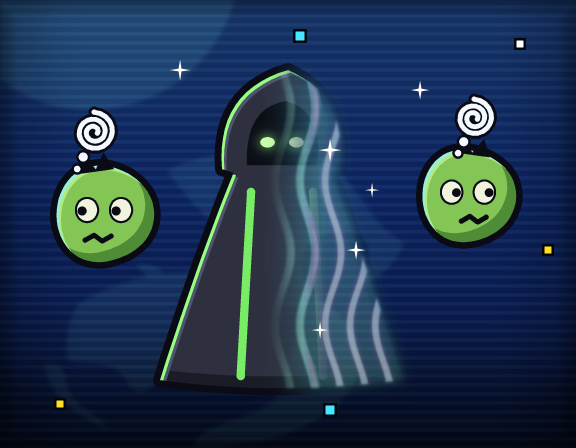
#> input picture source_data/tod_ui_images/_images/i_tod_card2_art_cloak.png, 576 x 448 px
$ python -i gun_bay_icons.py   (imports and definitions only)
#> lines starting #> are read from the running program, lines starting #| are printed output that depends on the picture
### tools/artgen/artgen.py
"""artgen.py - the shared toolkit for SELF-GENERATED 2D art (2026-10-04).

WHY THIS EXISTS. Until 2026-10-04 every image the map needed went out as an art-request zip
(tools/make_art_pack.ps1) and came back as a drop the user had made with another Claude model.
User 2026-10-04: "My typical flow regardless is sending to opus or fable anyways so we could just
update the process where we dont need me in the loop anymore." So the brief is still written
(docs/NN_*_art_prompt.md stays the spec and the record), but the session that writes it also
FULFILS it, with a generator script that lives in the repo - the same doctrine as the gift art,
the arena badge and the health-bar art: generated, reproducible, gated with --check, never
hand-painted.

WHAT IT GIVES A GENERATOR
  render_svg(svg, w, h, ss)       flat vector art (the shipped UI style) through resvg_py, drawn
                                  ss times larger and downsampled (clean anti-aliasing)
  svg_doc(w, h, body, defs)       an <svg> wrapper with a w x h viewBox
  typeset(...) / text_width(...)  the MAP'S OWN TYPEFACE: the glyph-sheet cells TodGlyphRow draws in
                                  game (i_tod_hud_l*.png letters, i_tod_hud_d*.png digits), placed with
                                  the GENERATED TodGlyphMetrics.lua, so baked text matches the HUD
  ttf(size)                       fonts/tod_tower1.ttf (the same face as a TTF, no outline) for PIL
  save_png(im, path)              RGBA, deterministic bytes; refuses a size that is not a multiple of 4
                                  (memory compressed-image-multiple-of-4: the converter writes no .iwi)
  png_bytes(im)                   the bytes save_png would write (for --check gates)
  contact_sheet(rows, out)        a review sheet: each new image beside its reference(s), labelled
  palette(path, k)                the k dominant opaque colours of a shipped image (to match style)

  python tools/artgen/artgen.py --selftest   renders a test icon + a text strip into the scratch dir

Requires: Pillow, numpy, resvg_py (pip install --user resvg_py; a wheel exists for every CPython >= 3.10).
"""
import io, os, re, sys, hashlib

from PIL import Image, ImageDraw, ImageFont

try:
    import resvg_py
except ImportError:  # pragma: no cover - reported at first use, not at import
    resvg_py = None

HERE = os.path.dirname(os.path.abspath(__file__))
ROOT = os.path.dirname(os.path.dirname(HERE))
IMG = os.path.join(ROOT, 'source_data', 'tod_ui_images', '_images')
METRICS = os.path.join(ROOT, 'ui', 'uieditor', 'widgets', 'HUD', 'AetheriumWidgets', 'TodGlyphMetrics.lua')
TTF = os.path.join(ROOT, 'fonts', 'tod_tower1.ttf')
STAGE = os.path.join(ROOT, 'art', 'generated')          # where generators write before an install

TOD_SPACE_ADV, TOD_TRACK = 0.30, 0.055                  # LOCKSTEP TodGlyphRow.lua

# --------------------------------------------------------------------------------------------- svg

# [16 lines left out: functions svg_doc, render_svg, not called in this run]

# ------------------------------------------------------------------------------------------ glyphs

_M = None
_cells = {}


# [18 lines left out: function metrics, not called in this run]


_LETTER_IMG = {'-': 'i_tod_hud_lhyphen', "'": 'i_tod_hud_lapos', '.': 'i_tod_hud_ldot', '$': 'i_tod_hud_lmoney'}
_DIGIT_IMG = {'/': 'i_tod_hud_dslash', '+': 'i_tod_hud_dplus'}


# [77 lines left out: functions _glyph, _cell, text_width, typeset, not called in this run]


def ttf(size):
    """The map's face as a TTF (no outline / extrusion) for plain PIL text."""
    return ImageFont.truetype(TTF, size)

# ------------------------------------------------------------------------------------------ output

# [93 lines left out: functions png_bytes, save_png, stage_dir, shipped, palette, contact_sheet and 1 more, not called in this run]


# [5 lines that do not run on import are left out]

### tools/artgen/packs/gun_bay_icons.py
"""gun_bay_icons.py - PK06: the HUD gun-bay icons the bay was missing (2026-10-04).

THE GAP (tmp/asset_prod/packs/PK06-gun-bay-icons.json). The Necromancer's tier-2 and tier-3
primaries - tod_necro_staff2 "Soul Staff" and tod_necro_staff3 "Crown of the Damned" (+ their EX
forms) - had no gun-bay picture: AetheriumLoadout.lua resolved neither display name, so a promoted
player kept the tier-1 skull, and after a respawn (curCat nil) the bay drew the MR6 PISTOL for as
long as a staff was held. And the Warrior's tier-3 sword was renamed CYBER SWORD and re-modelled
(dark alloy, glowing circuit spine, winged guard, reactor gem, diamond pommel) while its icon stayed
the plain Gold Battle Sword broadsword.

2026-10-05 (wave 2, W2G): THE TIER-1 SKULL JOINS THE PACK. The shipped i_tod_hud_gun_skull (the
2026-09-26 drop) was a rounded lump with one eye and a grin, which read as a reptile skull. The real
Skull of Nan Sapwe (art/generated/R1-truth-renders/skull_side.png, skull_34.png) is an elongated
crested skull: a long swept hood with tribal glyphs on its crown, one big eye socket, the jaw hanging
OPEN with fangs, and a ribbed back. nan_sapwe() redraws it BY HAND in this pack's style (a same-name
redraw, like the greatsword), side-on with the face pointing right. The staff heads were updated in
the same pass so the Necromancer's three tiers share one language: skull_parts() now hangs the jaw
OPEN (JAW_DROP) over a navy mouth with a canine fang at each corner of both rows, where PK06's first
cut read as a closed grin. The other class icons were judged against their truth renders at the bay's
144 x 66 and KEPT (bow, firebow, fist, gauntlet: each reads as what it is; R1's traced redraws of
them were rejected as noisy blobs); the review sheet shows that judgement.

THE FOUR DELIVERABLES, 288 x 132 RGBA (the gun sheet cell; drawn at 96 x 44 canvas units = 144 x 66
px at 1080p, so every detail here is drawn to survive a 0.5x sample):
  i_tod_hud_gun_skull        REDRAW, same name (2026-10-05): the Skull of Nan Sapwe, see above
  i_tod_hud_gun_soulstaff    the Soul Staff: straight wrapped iron staff, coil bands, a riveted
                             socket ferrule and the open-jawed skull with glowing eyes on it
  i_tod_hud_gun_crownstaff   the Crown of the Damned: the same staff under the spiked halo - a studded
                             ring round the skull, a sunburst of forged blades, the long spear finial
  i_tod_hud_gun_greatsword   REDRAW, same name: the Cyber Sword - long tapered blade with a dark
                             power spine and light circuit traces, flared horns, winged guard with the
                             reactor gem, wrapped grip, diamond pommel. Drawn from the native renders
                             (art/cyber_sword/native_oblique.png, native_hilt.png), never the gold card.

THE STYLE IS MEASURED, NOT GUESSED. The class-weapon neighbours these sit beside (i_tod_hud_gun_skull,
_firebow, _bow, _greatsword, _gauntlet, _fist, _peacekeeper: the 2026-09-26 drops) are EXACTLY three
colours and binary alpha:
  LIGHT #E8EEF6 fill, SHADE #62779C lower band, NAVY #0A1020 outline - a 7 px outer outline, 4 px
  internal part lines, the lower half of every form in SHADE (light from above), hard pixel edges.
This generator reproduces that, not an approximation of it: every part is flat vector, the SVG is
rendered at 4x with crisp (aliased) edges so each sub-pixel is exactly one palette colour, and each
output pixel takes the MAJORITY colour of its 4 x 4 block (ties: navy > shade > light > clear). The
output therefore holds only those three colours and alpha 0/255, like its neighbours, and it is
deterministic, so --check can gate the bytes.

WEIGHT ON THE PLATE. On the dark gun plate the navy outline vanishes; what the eye reads is the
LIGHT + SHADE mass. Measured share of the cell in LIGHT + SHADE: the neighbours skull 31, gauntlet
32, greatsword (the old broadsword) 21, firebow 16, bow 12 %; these icons soulstaff 20, crownstaff
16, greatsword (the Cyber Sword) 16 %. Three first-pass choices failed the 144 x 66 test and were
changed: navy hairline strap seams on the staff (read as "IN|N|N" noise -> bold SHADE stripes, the
shipped staff2's grip language), a NAVY circuit panel on the blade (read as a hole, 10 % fill ->
a SHADE panel in a navy rim) and navy III bars on the guard arms (read as a ladder -> the III stays
on the blade's charge cell only). Poles, blade and heads are drawn chunky (SHAFT_HH, the blade's
half-heights) and fine detail is limited to what survives a 0.5x sample.

THE HEADS FACE THE BAY'S CONVENTION. Every gun cell points RIGHT (muzzles, the sword tip, the bow's
arrow), so the staff heads sit at the right end and the spear finial points right. The staff runs
horizontally (the pack brief). The staff skull is drawn UPRIGHT and front-on - crown up, two glowing
eyes, the open fanged jaw - because a human skull side-on at this size is a lump; the tier-1 Skull of
Nan Sapwe is drawn side-on because its swept crest IS its read. SKULL_UPRIGHT = False draws the staff's
physical mount instead (the crown along the staff axis, the face turned 90 degrees), kept for review.

USAGE
  python tools/artgen/packs/gun_bay_icons.py                 render into art/generated/PK06-gun-bay-icons/
                                                             + _review.png (each beside its references)
  python tools/artgen/packs/gun_bay_icons.py --install [--out-root DIR]
                                                             write the PNGs into <root>/source_data/
                                                             tod_ui_images/_images/ (default root = repo)
  python tools/artgen/packs/gun_bay_icons.py --check [--root DIR]
                                                             BUILD GATE: regenerate in memory, fail on any
                                                             byte that differs from the installed PNG, and
                                                             fail unless each image has its GDT block and
                                                             zone image line and the Lua carries the name
                                                             + stem rows (the image name is built at
                                                             runtime, so lint_tod_assets GATE A is blind)
Never hand-edit an output PNG: change this file and re-run it. Brief + record:
docs/179b_gun_bay_icons_art_prompt.md; landing kit: tmp/asset_prod/PK06-gun-bay-icons/LAND.md.
"""
import argparse, io, math, os, re, sys

import numpy as np
from PIL import Image, ImageDraw

HERE = os.path.dirname(os.path.abspath(__file__))
sys.path.insert(0, os.path.dirname(HERE))
import artgen  # noqa: E402

try:
    import resvg_py
except ImportError:  # pragma: no cover
    resvg_py = None

ROOT = artgen.ROOT
PACK = 'PK06-gun-bay-icons'
W, H = 288, 132
CY = 66.0
SS = 4

NAVY, SHADE, LIGHT = '#0A1020', '#62779C', '#E8EEF6'
PAL = [(10, 16, 32), (98, 119, 156), (232, 238, 246)]   # class index 1..3 (0 = clear)
OUT = 5.0      # silhouette stroke beyond each part's edge  -> 5 + 2 = the 7 px outer outline
LINE = 4.0     # each part's own edge line (2 px inside it; two touching parts = a 4 px seam)

SKULL_UPRIGHT = True
EYE_GLOW = 4.0      # the Skull of Nan Sapwe's eye: a glint in the dark socket (0 = the empty socket)
RIB_RIM = 5.0       # the lit top rim of each of its ribs (local units; 7.5 read as stacked plates)
JAW_DROP = 5.0      # how far the staff skulls' mandible hangs open (local units; 0 = PK06's first cut)
CRANIUM_FACETS = 9   # the cranium's crown arc as 9 flat facets: the shipped tier-1 skull (and every
                     # neighbour) is drawn in chunky angular facets, never a smooth circle

NEW_IMAGES = ['i_tod_hud_gun_soulstaff', 'i_tod_hud_gun_crownstaff']
ALL_IMAGES = NEW_IMAGES + ['i_tod_hud_gun_greatsword', 'i_tod_hud_gun_skull']   # same-name redraws
LUA_ROWS = {   # display name (AetheriumLoadout TOD_NAME_CAT key) -> slug
    'SKULL OF NAN SAPWE': 'skull', 'SKULL OF THE DAMNED': 'skull',
    'SOUL STAFF': 'soulstaff', 'SOUL STAFF EX': 'soulstaff',
    'CROWN OF THE DAMNED': 'crownstaff', 'CROWN OF THE DAMNED EX': 'crownstaff',
    'CYBER SWORD': 'greatsword', 'CYBER SWORD EX': 'greatsword',
}
LUA_STEMS = {   # asset stem (TOD_GUN_CAT key) -> slug; the pulse rows are each tier's Soul Pulse cast proxy
    'tod_necro_skull': 'skull',
    'tod_necro_staff2': 'soulstaff', 'tod_necro_staff3': 'crownstaff',
    'tod_necro_pulse2': 'soulstaff', 'tod_necro_pulse3': 'crownstaff',
    'cc_gold_sword': 'greatsword',
}

# ------------------------------------------------------------------------------------ geometry

def fmt(v):
    s = '%.2f' % v
    return s.rstrip('0').rstrip('.') if '.' in s else s


def path(pts, close=True):
    return 'M' + ' L'.join('%s %s' % (fmt(x), fmt(y)) for x, y in pts) + (' Z' if close else '')


# [7 lines left out: function ell, not called in this run]


def rect(x0, y0, x1, y1):
    return [(x0, y0), (x1, y0), (x1, y1), (x0, y1)]


def xform(pts, ox, oy, s=1.0, rot=0.0):
    c, sn = math.cos(math.radians(rot)), math.sin(math.radians(rot))
    return [(ox + s * (x * c - y * sn), oy + s * (x * sn + y * c)) for x, y in pts]


def line(pts, w=2.0, col=NAVY, cap='round', join='round'):
    return ('<path d="%s" fill="none" stroke="%s" stroke-width="%s" stroke-linecap="%s" '
            'stroke-linejoin="%s"/>' % (path(pts, close=False), col, fmt(w), cap, join))


def fillp(d, col):
    return '<path d="%s" fill="%s" fill-rule="evenodd"/>' % (d, col)


def dot(x, y, r, col=NAVY):
    return '<circle cx="%s" cy="%s" r="%s" fill="%s"/>' % (fmt(x), fmt(y), fmt(r), col)


class Part:
    """One outlined form: LIGHT fill, an optional SHADE region clipped to it, details drawn inside it
    (clipped), then its own 4 px NAVY edge. Every part also feeds the silhouette (the outer outline).
    `over` is drawn after the edge, unclipped (a gem set into a boss). `fill` = NAVY makes a cavity
    (the Skull of Nan Sapwe's open mouth): it still feeds the silhouette, so it reads as a hole in
    the head rather than a gap in the outline."""

    def __init__(self, d, shade=None, details='', over='', fill=LIGHT):
        self.d, self.shade, self.details, self.over, self.fill = d, shade, details, over, fill


def below(y, x0=-50, x1=W + 50, y1=H + 50):
    """A shade region: everything under the line y."""
    return path(rect(x0, y, x1, y1))


# [37 lines left out: functions compose, render, not called in this run]

# ------------------------------------------------------------------------------- the staff shaft

SHAFT_HH = 13.0     # the pole's half-height: 26 px drawn = 22 px of fill inside the outline, as chunky
                    # as the shipped staffs' poles, so the icon carries its neighbours' weight


# [297 lines left out: functions staff_shaft, socket_cup, skull_parts, soul_staff, blade_part, crown_staff and 2 more, not called in this run]


NS_SCALE = 0.9               # design space -> cell: the skull is drawn on a 288 x 132 design grid, then
NS_ORIGIN = (156.0, 66.0)    # scaled about (140, 66) and placed so its 7 px outline clears every edge of
#                              the cell (unscaled, the crest tip and the drool strand were cut flat by it)


# [93 lines left out: function nan_sapwe, not called in this run]


ICONS = {
    'i_tod_hud_gun_skull': nan_sapwe,
    'i_tod_hud_gun_soulstaff': soul_staff,
    'i_tod_hud_gun_crownstaff': crown_staff,
    'i_tod_hud_gun_greatsword': cyber_sword,
}


def build():
    return {name: render(fn()) for name, fn in ICONS.items()}

# ------------------------------------------------------------------------------------- review

REFS = {
    'i_tod_hud_gun_skull': ['i_tod_hud_gun_skull', 'i_tod_hud_gun_firebow'],
    'i_tod_hud_gun_soulstaff': ['i_tod_hud_gun_soulstaff', 'i_tod_hud_gun_firebow'],
    'i_tod_hud_gun_crownstaff': ['i_tod_hud_gun_crownstaff', 'i_tod_hud_gun_firebow'],
    'i_tod_hud_gun_greatsword': ['i_tod_hud_gun_greatsword', 'i_tod_hud_gun_gauntlet'],
}
LABELS = {
    'i_tod_hud_gun_skull': 'REDRAW i_tod_hud_gun_skull (SKULL OF NAN SAPWE)  |  INSTALLED: skull, firebow',
    'i_tod_hud_gun_soulstaff': 'i_tod_hud_gun_soulstaff (SOUL STAFF, open jaw)  |  INSTALLED: soulstaff, firebow',
    'i_tod_hud_gun_crownstaff': 'i_tod_hud_gun_crownstaff (CROWN OF THE DAMNED, open jaw)  |  INSTALLED: crownstaff, firebow',
    'i_tod_hud_gun_greatsword': 'i_tod_hud_gun_greatsword (CYBER SWORD)  |  INSTALLED: greatsword, gauntlet',
}
SOURCES = {   # the model renders each icon was drawn from (shown beside it in the review)
    'i_tod_hud_gun_skull': ['art/generated/R1-truth-renders/skull_side.png',
                            'art/generated/R1-truth-renders/skull_34.png'],
    'i_tod_hud_gun_soulstaff': ['art/necro_staff/tier2_full.png', 'art/necro_staff/tier2_head.png'],
    'i_tod_hud_gun_crownstaff': ['art/necro_staff/tier3_full.png', 'art/necro_staff/tier3_head.png'],
    'i_tod_hud_gun_greatsword': ['art/cyber_sword/native_oblique.png', 'art/cyber_sword/native_hilt.png'],
}
NEIGHBOUR = {   # the INSTALLED cell shown under the new one: the same-name cell it replaces
    'i_tod_hud_gun_skull': 'i_tod_hud_gun_skull',
    'i_tod_hud_gun_soulstaff': 'i_tod_hud_gun_soulstaff',
    'i_tod_hud_gun_crownstaff': 'i_tod_hud_gun_crownstaff',
    'i_tod_hud_gun_greatsword': 'i_tod_hud_gun_greatsword',
}
LADDER = ['i_tod_hud_gun_skull', 'i_tod_hud_gun_soulstaff', 'i_tod_hud_gun_crownstaff']   # tiers 1-3
KEPT = {   # judged against the truth render at 144 x 66 and kept as shipped (the review shows why)
    'i_tod_hud_gun_bow': 'art/generated/R1-truth-renders/bow_side.png',
    'i_tod_hud_gun_firebow': 'art/generated/R1-truth-renders/firebow_side.png',
    'i_tod_hud_gun_fist': 'art/generated/R1-truth-renders/fisth_r270_side.png',
    'i_tod_hud_gun_gauntlet': 'art/generated/R1-truth-renders/gauntlet_side.png',
}


# [9 lines left out: function onscreen, not called in this run]


def review(images, out_dir):
    """_review.png: (1) each icon beside the shipped cells it must match, at full size; (2) each at its
    real on-screen size on the gun plate, beside the model render it was drawn from and the shipped
    cell the player sees just before it (the promotion's before/after), plus a 2x zoom of the bay."""
    font = artgen.ttf(16)
    rows = []
    for name, im in images.items():
        rows.append((LABELS[name], [im] + [artgen.shipped(r) for r in REFS[name]]))
    sheet1 = artgen.contact_sheet(rows, os.path.join(out_dir, '_review_part1.png'), height=132)
    s1 = Image.open(sheet1).convert('RGBA')
    os.remove(sheet1)
    blocks = []
    for name, im in images.items():
        a = onscreen(im)
        b = onscreen(Image.open(artgen.shipped(NEIGHBOUR[name])).convert('RGBA'))
        zoom = a.crop((0, 30, 170, 108)).resize((340, 156), Image.NEAREST)
        thumbs = []
        for rel in SOURCES[name]:
            th = Image.open(os.path.join(ROOT, rel)).convert('RGBA')
            th.thumbnail((210, 230))
            thumbs.append(th)
        src = Image.new('RGBA', (sum(th.width for th in thumbs) + 8 * (len(thumbs) - 1),
                                 max(th.height for th in thumbs)), (28, 30, 38, 255))
        sx = 0
        for th in thumbs:
            src.alpha_composite(th, (sx, 0))
            sx += th.width + 8
        blocks.append((name, a, b, zoom, src))
    bw = max(a.width + b.width + z.width + s.width for _, a, b, z, s in blocks) + 60
    bh = sum(max(z.height, s.height, a.height + b.height + 8) + 34 for _, a, b, z, s in blocks) + 40
    part2 = Image.new('RGBA', (bw, bh), (28, 30, 38, 255))
    d = ImageDraw.Draw(part2)
    d.text((12, 8), 'ON THE GUN PLATE AT 1080P (144 x 66): new (top), the installed cell (below) | 2x zoom | model',
           fill=(220, 225, 235, 255), font=font)
    y = 40
    for name, a, b, z, s in blocks:
        d.text((12, y), name, fill=(170, 180, 200, 255), font=font)
        y += 24
        part2.alpha_composite(a, (12, y))
        part2.alpha_composite(b, (12, y + a.height + 8))
        part2.alpha_composite(z, (24 + a.width, y))
        part2.alpha_composite(s, (36 + a.width + z.width, y))
        y += max(z.height, s.height, a.height + b.height + 8) + 10
    # (3) the Necromancer's ladder as the player meets it, tier 1 -> 3, NEW above INSTALLED
    lad = [n for n in LADDER if n in images]
    part3 = Image.new('RGBA', (12 + len(lad) * 408, 300), (28, 30, 38, 255))
    d = ImageDraw.Draw(part3)
    d.text((12, 8), 'THE NECROMANCER LADDER, TIER 1 -> 3, AT 1080P: new (top) | installed (below)',
           fill=(220, 225, 235, 255), font=font)
    for i, name in enumerate(lad):
        part3.alpha_composite(onscreen(images[name]), (12 + i * 408, 40))
        part3.alpha_composite(onscreen(Image.open(artgen.shipped(name)).convert('RGBA')), (12 + i * 408, 160))
    # (4) the class icons judged against their truth renders and KEPT
    kept = [(n, onscreen(Image.open(artgen.shipped(n)).convert('RGBA')), rel) for n, rel in KEPT.items()
            if os.path.exists(os.path.join(ROOT, rel))]
    part4 = Image.new('RGBA', (12 + 2 * 640, 40 + ((len(kept) + 1) // 2) * 262), (28, 30, 38, 255))
    d = ImageDraw.Draw(part4)
    d.text((12, 8), 'JUDGED AND KEPT: the shipped icon at 1080p beside its truth render (each reads as '
           'what it is at 144 x 66)', fill=(220, 225, 235, 255), font=font)
    for i, (name, a, rel) in enumerate(kept):
        x, y = 12 + (i % 2) * 640, 40 + (i // 2) * 262
        d.text((x, y), name, fill=(170, 180, 200, 255), font=font)
        part4.alpha_composite(a, (x, y + 24))
        th = Image.open(os.path.join(ROOT, rel)).convert('RGBA')
        th.thumbnail((220, 230))
        tb = Image.new('RGBA', th.size, (200, 202, 210, 255))
        tb.alpha_composite(th)
        part4.alpha_composite(tb, (x + 404, y + 24))
    parts_ = [s1, part2, part3, part4]
    full = Image.new('RGBA', (max(p.width for p in parts_), sum(p.height for p in parts_)), (28, 30, 38, 255))
    y = 0
    for p in parts_:
        full.alpha_composite(p, (0, y))
        y += p.height
    out = os.path.join(out_dir, '_review.png')
    full.save(out)
    return out

# -------------------------------------------------------------------------------------- check

def _read(p):
    with open(p, 'rb') as f:
        return f.read()


# [72 lines left out: functions check, main, not called in this run]


# [2 lines not run here, left out]

>>> import cv2
>>> picture = cv2.imread('../../../source_data/tod_ui_images/_images/i_tod_card2_art_cloak.png', cv2.IMREAD_GRAYSCALE)
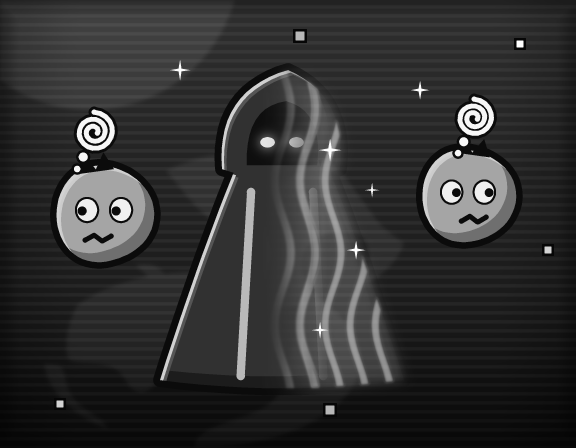
#> picture: shape (448, 576); min 5, max 255, mean 50.4
>>> result = review(picture, 'out.png')
#> after the loop in review, `for name, im in images.items():`: rows = []
#> (the run stopped early here; a loop or call above may not have finished)
